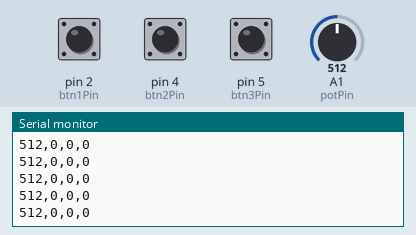
Bench run of a sketch on a simulated Arduino Uno, built with avr-gcc and run on an emulated ATmega328P. Parts: the last lines printed to the serial monitor. The test bench sets the inputs (shaded band); at power-on: A1 (potPin) = 512, pin 2 (btn1Pin) HIGH, pin 4 (btn2Pin) HIGH, pin 5 (btn3Pin) HIGH.

Above: at 9.0 s.
9.1 s: A1 (potPin) set to 104
At 10.0 s:
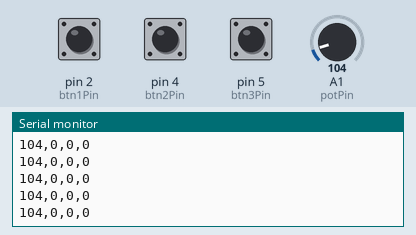
10.6 s: A1 (potPin) set to 88
At 11.2 s:
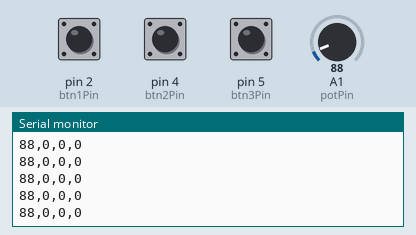
Timing chart, 0 to 13.6 s (numbered marks = the images above; inputs shaded):
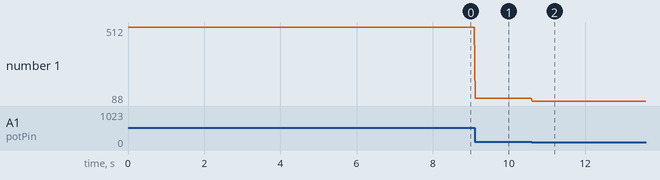

The sketch:

SS4_PM_Serialport.ino
```cpp
const int potPin = 1;
const int btn1Pin = 2;
const int btn2Pin = 4;
const int btn3Pin = 5;

void setup() {
  Serial.begin(9600);
  pinMode(potPin, INPUT);
  pinMode(btn1Pin, INPUT_PULLUP);
  pinMode(btn2Pin, INPUT_PULLUP);
  pinMode(btn3Pin, INPUT_PULLUP);
}

void loop() {
  int potValue = analogRead(potPin);

  int btn1 = digitalRead(btn1Pin) == LOW ? 1 : 0;
  int btn2 = digitalRead(btn2Pin) == LOW ? 1 : 0;
  int btn3 = digitalRead(btn3Pin) == LOW ? 1 : 0;

  Serial.print(potValue);
  Serial.print(",");
  Serial.print(btn1);
  Serial.print(",");
  Serial.print(btn2);
  Serial.print(",");
  Serial.println(btn3);

  delay(20);
}
```

Measured:
- after the input at 9.1 s, the serial monitor: prints a new line at once (image 1)
- after the input at 10.6 s, the serial monitor: prints a new line at once (image 2)
- plotted number 1: 512 → 104 after the input at 9.1 s, 104 → 88 after the input at 10.6 s
